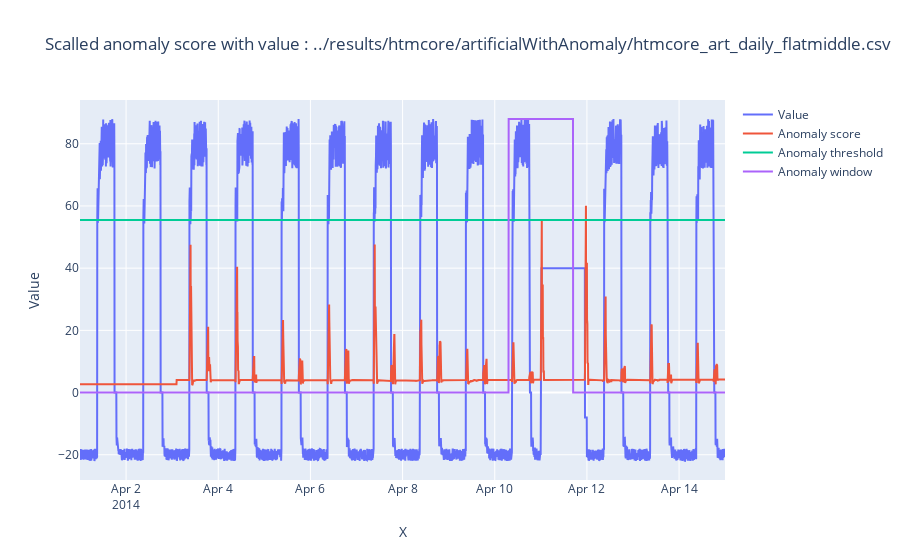
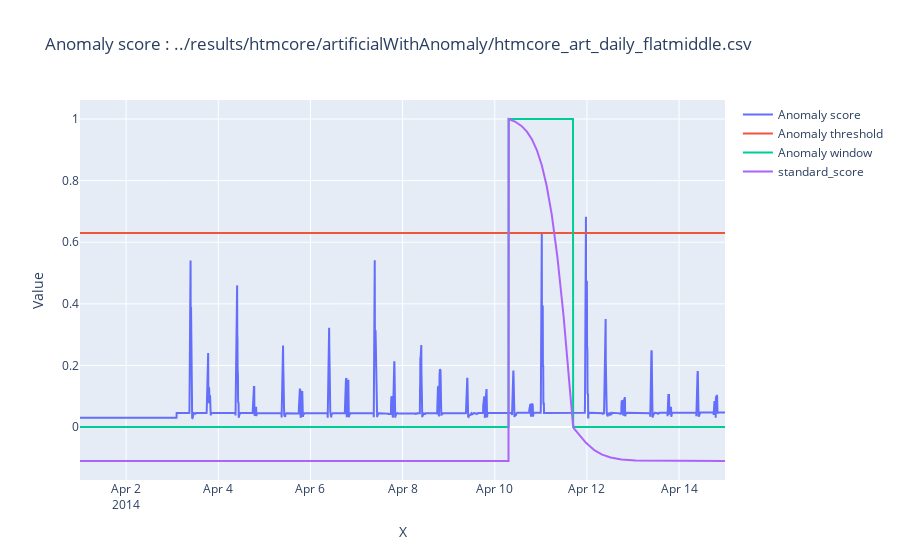

The notebook cell these images were saved under, in order:
### Code cell
#Ploting Result (Note if the plot is not visible please close the tab shutdown notebook and restart)
#Reading results file 
if os.path.isfile(result_file):
    dataframe = pandas.read_csv(result_file)
    Error = None
else:
    Error = "No such file : "+result_file
    print(Error)

if set(['timestamp','value','anomaly_score','label', detector_profile]).issubset(dataframe.columns)\
        and Error is None:
    x = np.array(dataframe['timestamp'])
    value = np.array(dataframe['value'])
    anomaly_score = np.array(dataframe['anomaly_score'])
    anomaly_label = np.array(dataframe['label'])

    standard_score = np.array(dataframe[detector_profile])
else:
    if Error is None:
        Error = "Missing colomns in file "+result_file
    print(Error)
# Plot values, anomaly score and label scaled to values

if Error is None:
    value_max = np.max(value)
    trace_value = {"x": x,
             "y": value,
             "mode": 'lines',
             "name": 'Value'}

    trace_anomaly_score = {"x": x,
                  "y": anomaly_score*value_max,
                  "mode": 'lines',
                  "name": 'Anomaly score'}

    trace_anomaly_label = {"x": x,
                  "y": anomaly_label*value_max,
                  "mode": 'lines',
                  "name": 'Anomaly window'}
    trace_threshold = {"x": x,
                  "y": np.ones(len(x))*threshold*value_max,
                  "mode": 'lines',
                  "name": 'Anomaly threshold'}

    traces = [trace_value,trace_anomaly_score,trace_threshold,trace_anomaly_label]
    layout = dict(title = "Scalled anomaly score with value : "+result_file,
                  xaxis = dict(title = 'X'),
                  yaxis = dict(title = 'Value')
                 )
    fig = dict(data=traces, layout=layout)
    iplot(fig)

    #plot, anomalys score, label, and result from benchmark
    trace_anomaly_score = {"x": x,
                  "y": anomaly_score,
                  "mode": 'lines',
                  "name": 'Anomaly score'}

    trace_anomaly_label = {"x": x,
                  "y": anomaly_label,
                  "mode": 'lines',
                  "name": 'Anomaly window'}

    trace_threshold = {"x": x,
                  "y": np.ones(len(x))*threshold,
                  "mode": 'lines',
                  "name": 'Anomaly threshold'}

    trace_standard_score = {"x": x,
                  "y": standard_score,
                  "mode": 'lines',
                  "name": 'standard_score'}

    traces = [trace_anomaly_score,trace_threshold,trace_anomaly_label,trace_standard_score]
    layout = dict(title = "Anomaly score : "+result_file,
                  xaxis = dict(title = 'X'),
                  yaxis = dict(title = 'Value')
                 )
    fig = dict(data=traces, layout=layout)
    iplot(fig)
else:
    print(Error)
    print("Run from beginng to clear Error")

### Figure 1 — Plotly figure (JSON) as saved in the notebook; plotly's stock layout.template omitted (floating-point values rounded to 4 significant figures; data arrays with more than 128 entries replaced by an {"elided": "..."} marker saying what was removed)
{"data": [{"mode": "lines", "name": "Value", "type": "scatter", "x": {"elided": "4032 str values"}, "y": {"elided": "4032 float values"}}, {"mode": "lines", "name": "Anomaly score", "type": "scatter", "x": {"elided": "4032 str values"}, "y": {"elided": "4032 float values"}}, {"mode": "lines", "name": "Anomaly threshold", "type": "scatter", "x": {"elided": "4032 str values"}, "y": {"elided": "4032 float values"}}, {"mode": "lines", "name": "Anomaly window", "type": "scatter", "x": {"elided": "4032 str values"}, "y": {"elided": "4032 float values"}}], "layout": {"title": {"text": "Scalled anomaly score with value : ../results/htmcore/artificialWithAnomaly/htmcore_art_daily_flatmiddle.csv"}, "xaxis": {"title": {"text": "X"}}, "yaxis": {"title": {"text": "Value"}}}}

### Figure 2 — Plotly figure (JSON) as saved in the notebook; plotly's stock layout.template omitted (floating-point values rounded to 4 significant figures; data arrays with more than 128 entries replaced by an {"elided": "..."} marker saying what was removed)
{"data": [{"mode": "lines", "name": "Anomaly score", "type": "scatter", "x": {"elided": "4032 str values"}, "y": {"elided": "4032 float values"}}, {"mode": "lines", "name": "Anomaly threshold", "type": "scatter", "x": {"elided": "4032 str values"}, "y": {"elided": "4032 float values"}}, {"mode": "lines", "name": "Anomaly window", "type": "scatter", "x": {"elided": "4032 str values"}, "y": {"elided": "4032 int values"}}, {"mode": "lines", "name": "standard_score", "type": "scatter", "x": {"elided": "4032 str values"}, "y": {"elided": "4032 float values"}}], "layout": {"title": {"text": "Anomaly score : ../results/htmcore/artificialWithAnomaly/htmcore_art_daily_flatmiddle.csv"}, "xaxis": {"title": {"text": "X"}}, "yaxis": {"title": {"text": "Value"}}}}
